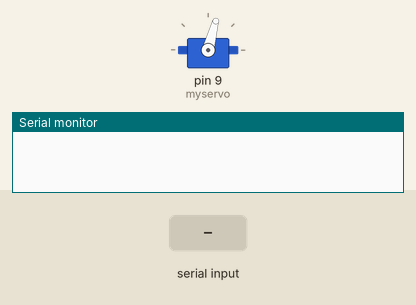
Simulated run of this sketch. Board: Arduino Uno, built with avr-gcc and run on an emulated ATmega328P. Parts: servo, the last lines printed to the serial monitor. The inputs (shaded band) are chosen by the test bench.

Above: at 1.2 s.
1.3 s: "90,45\n" received over Serial
At 2.4 s:
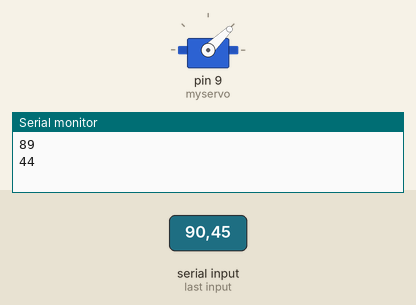
2.8 s: "30,150\n" received over Serial
At 3.5 s:
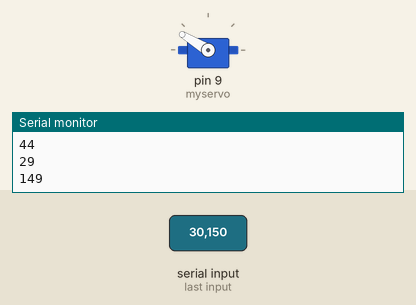
4.3 s: "5\n" received over Serial
At 5.5 s:
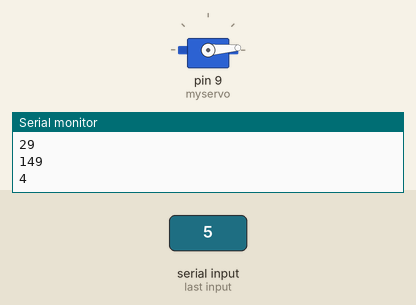
5.8 s: "200\n" received over Serial
At 6.9 s:
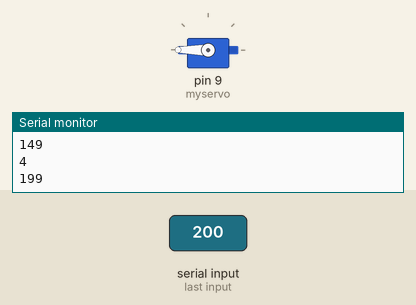
7.3 s: "90\n" received over Serial
At 8.0 s:
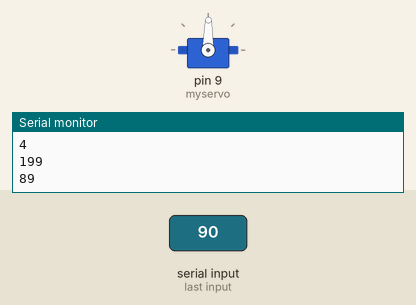
Timing chart, 0 to 9.8 s (numbered marks = the images above; inputs shaded):
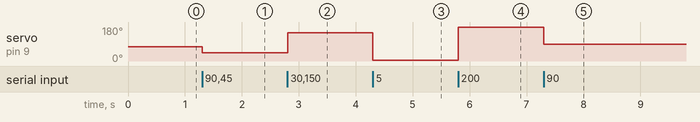

The sketch:

serial-servo-3.ino
```cpp
#include <Servo.h>

Servo myservo;
int input;
void setup()
{
  myservo.attach(9);
  Serial.begin(9600);
  myservo.write(75);
}

void loop() {
  if (Serial.available() > 0) {
    input = Serial.parseInt();
    if(input > 0){
      input --;
      myservo.write(input);
      Serial.println(input);
//      delay (1000);
    }
  }
}
```

Measured:
- after the input at 1.3 s, servo on pin 9 (myservo): 75° → 44° at once
- after the input at 2.8 s, servo on pin 9 (myservo): 44° → 149° at once
- after the input at 4.3 s, servo on pin 9 (myservo): 149° → 4° at once
- after the input at 5.8 s, servo on pin 9 (myservo): 4° → 180° at once
- after the input at 7.3 s, servo on pin 9 (myservo): 180° → 89° at once
